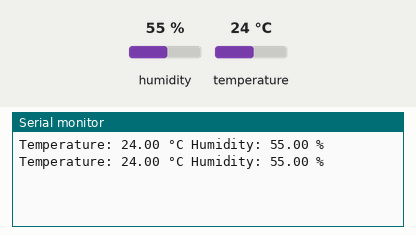
This sketch was run on a simulated Arduino Uno, built with avr-gcc and run on an emulated ATmega328P. Shown: the last lines printed to the serial monitor. The test bench sets the inputs (shaded band); at power-on: humidity 55 %, temperature 24 °C.

Above: at 4.8 s.
4.9 s: humidity set to 22 %
At 6.4 s:
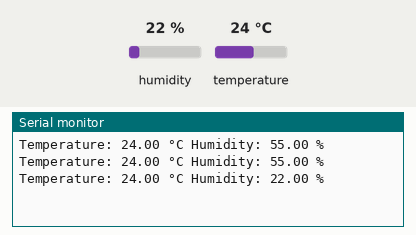
7.9 s: temperature set to 12 °C
At 8.8 s:
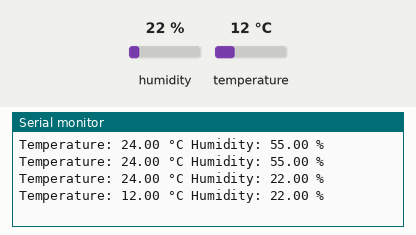
10.9 s: humidity set to 40 %
At 13.6 s:
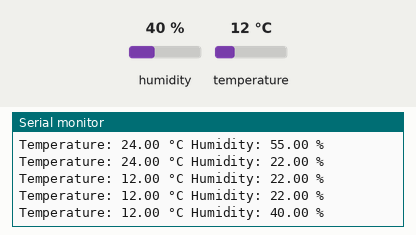
Timing chart, 0 to 15.1 s (numbered marks = the images above; inputs shaded):
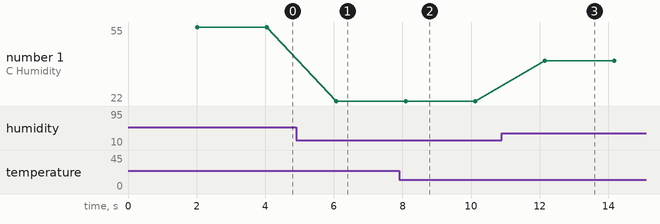

The sketch:

temprature_sensor_code.ino
```cpp
#include <DHT.h>

// Define the DHT sensor type and the pin it's connected to
#define DHTPIN 2
#define DHTTYPE DHT11

// Initialize the DHT sensor
DHT dht(DHTPIN, DHTTYPE);

void setup() {
  Serial.begin(9600);
  dht.begin();
}

void loop() {
  // Wait a few seconds between measurements
  delay(2000);

  // Read temperature and humidity values
  float t = dht.readTemperature();
  float h = dht.readHumidity();

  // Check if any reads failed and exit early (to try again).
  if (isnan(t) || isnan(h)) {
    Serial.println("Failed to read from DHT sensor!");
    return;
  }

  // Print the values to the Serial Monitor
  Serial.print("Temperature: ");
  Serial.print(t);
  Serial.print(" °C ");
  Serial.print("Humidity: ");
  Serial.print(h);
  Serial.println(" %");
}
```

Measured:
- after the input at 4.9 s, the serial monitor: prints a new line after 1.2 s (image 1)
- after the input at 7.9 s, the serial monitor: prints a new line after 0.20 s (image 2)
- after the input at 10.9 s, the serial monitor: prints a new line after 1.2 s (image 3)
- plotted number 1: 55 → 22 after the input at 4.9 s, 22 → 40 after the input at 10.9 s
